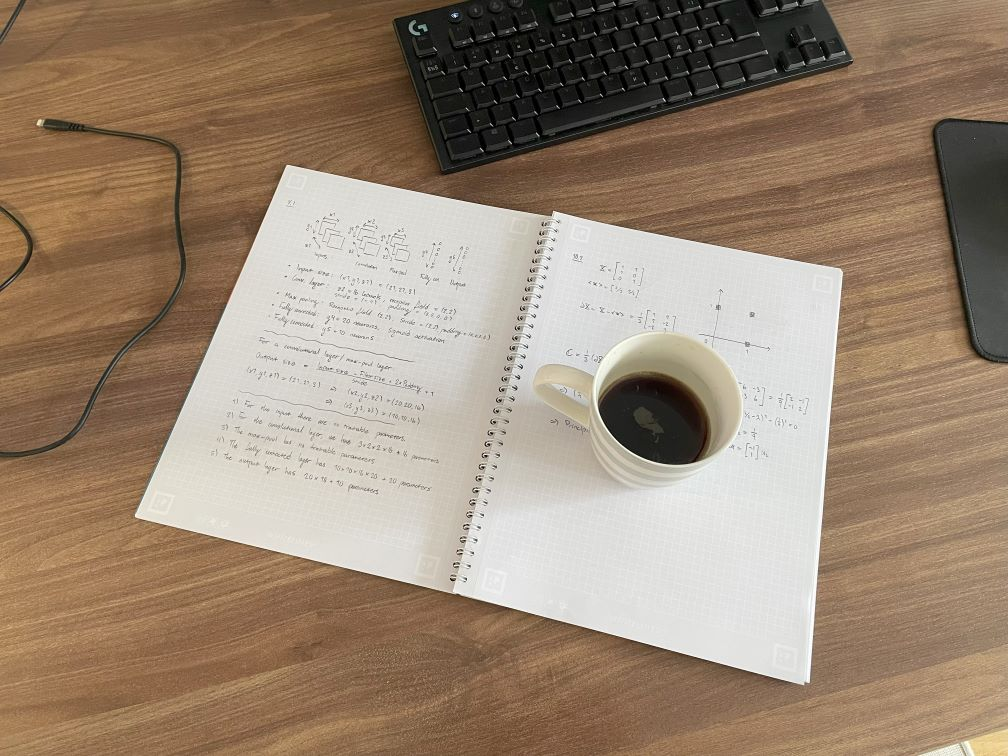
#> input picture tests/images/IMG_1846.jpg, 1008 x 756 px
$ jupyter execute findContours.ipynb
#> lines starting #> are read from the running program, lines starting #| are printed output that depends on the picture; after the words box and inside, x2 and y2 are one past the last pixel; in counts of white or black regions, pixels touching at a corner belong together
#> further down, img is the input picture: shape (756, 1008, 3); mean B, G, R 116, 135.2, 154.9
### camscan/utils.py
import math

import cv2
import numpy as np

from camscan import types


# [13 lines left out: function draw_contour, not called in this run]


def resize_with_aspect_ratio(
    image: types.Image,
    width: float | None = None,
    height: float | None = None,
    inter: int = cv2.INTER_AREA,
) -> types.Image:
    # No resizing needed
#> called with height = 256, inter = 3
    if width is None and height is None:
        return image

    h, w = image.shape[:2]
#> h = 756; w = 1008

    # Resize to the smallest of both width and height
    if width is not None and height is not None:
        rh = height / float(h)
        rw = width / float(w)
        if rh < rw:
            dim = (int(w * rh), int(height))
        else:
            dim = (int(width), int(h * rw))

    elif height is not None:
        r = height / float(h)
#> r = 0.339
        dim = (int(w * r), int(height))
#> dim = (341, 256)

    elif width is not None:
        r = width / float(w)
        dim = (int(width), int(h * r))

    return cv2.resize(image, dim, interpolation=inter)


# [140 lines left out: function images_in_grid, not called in this run]

### development/notebooks/findContours.ipynb
[cell 1]
import cv2
import matplotlib.pyplot as plt
import numpy as np

from camscan import utils


def show_cv_image(img):
    # Check if the image is a black-and-whie image (only 2 dimensions)
    # In this case, it is only a binary 0 for black and 1 for white
    if len(img.shape) == 2:
        pass
    # Check if the image has 3 color dimensions (BGR).
    # If it does, we need to convert from OpenCV BGR to RGB before showing.
    elif img.shape[2] == 3:
        img = cv2.cvtColor(img,  cv2.COLOR_BGR2RGB)
    # Check if the image has 4 color dimensions (BGRA).
    # If it does, we need to convert from OpenCV BGRA to RGBA before showing.
    elif img.shape[2] == 4:
        img = cv2.cvtColor(img,  cv2.COLOR_BGRA2RGBA)
    else:
        raise ValueError(f"Unknown image shape: {img.shape}")
    plt.imshow(img)
    plt.show()

[cell 2]
img_file = "../../tests/images/IMG_1846.jpg"
img = cv2.imread(img_file)
show_cv_image(img)

[cell 3]
img_scale = utils.resize_with_aspect_ratio(
    image=img,
    height=256,
)
original_scale = img.shape[0] / img_scale.shape[0]
#> original_scale = 2.95
show_cv_image(img_scale)

[cell 4]
img_scale_gray = cv2.cvtColor(
    src=img_scale,
    code=cv2.COLOR_BGR2GRAY,
)
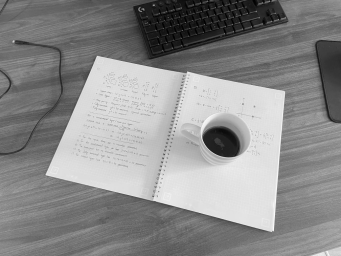
#> img_scale_gray: shape (256, 341); min 1, max 250, mean 138.9
show_cv_image(img_scale_gray)

[cell 5]
img_scale_gray_blur = cv2.GaussianBlur(
    src=img_scale_gray,
    ksize=(13, 13),
    sigmaX=0,
)
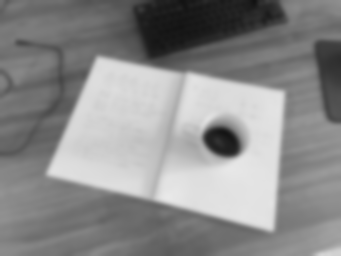
#> img_scale_gray_blur: shape (256, 341); min 18, max 233, mean 138.9
show_cv_image(img_scale_gray_blur)

[cell 6]
# do otsu threshold on gray image
thresh = cv2.threshold(
    img_scale_gray_blur,
    0,
    255,
    cv2.THRESH_BINARY+cv2.THRESH_OTSU
)[1]
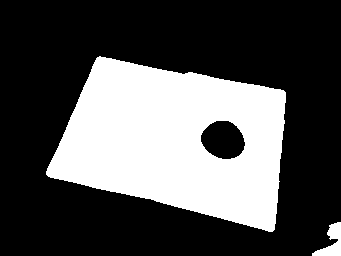
#> thresh: shape (256, 341); 31.9% white; 2 white regions, box (x1, y1, x2, y2) and area: (46, 56, 286, 232) 27381, (312, 222, 341, 256) 467

show_cv_image(thresh)

[cell 7]
# apply morphology
kernel = np.ones((7,7), np.uint8)
morph = cv2.morphologyEx(thresh, cv2.MORPH_CLOSE, kernel)
#> morph: shape (256, 341); 32% white; 2 white regions, box (x1, y1, x2, y2) and area: (46, 56, 286, 232) 27394, (312, 222, 341, 256) 506
morph = cv2.morphologyEx(morph, cv2.MORPH_OPEN, kernel)
#> morph: shape (256, 341); 31.9% white; 2 white regions

show_cv_image(morph)

[cell 8]
# get largest contour
contours = cv2.findContours(morph, cv2.RETR_EXTERNAL, cv2.CHAIN_APPROX_SIMPLE)
#> contours = 2 contours; box (x1, y1, x2, y2) and area: (47, 57, 286, 231) 28311, (314, 222, 341, 256) 436
print(len(contours))
#| 2
contours = contours[0] if len(contours) == 2 else contours[1]
area_thresh = 0

largest_contour_idx = 0

for i, c in enumerate(contours):
    area = cv2.contourArea(c)
    if area > area_thresh:
        area_thresh = area
        big_contour = c
        largest_contour_idx = i
#> this loop made 2 passes
#> (area, area_thresh, largest_contour_idx) on passes 1 to 2: (435.5, 435.5, 0), (28311, 28311, 1)
#> after the loop, area_thresh = 28311; big_contour = contour of 302 points, box (x1, y1, x2, y2) (47, 57, 286, 231), area 28311; largest_contour_idx = 1

page = img_scale.copy()

for i, contour in enumerate(contours):
    if i == largest_contour_idx:
        cv2.drawContours(page, [contour], 0, (0,255,0), 2)
    else:
        cv2.drawContours(page, [contour], 0, (255,0,0), 1)
#> this loop made 2 passes
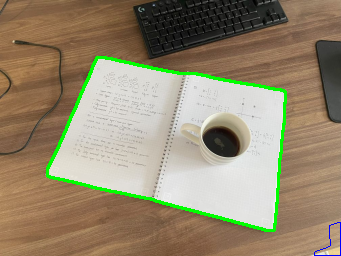
#> page: shape (256, 341, 3); mean B, G, R 112.1, 137.4, 149.9

show_cv_image(page)

[cell 9]
# get perimeter and approximate a polygon
peri = cv2.arcLength(big_contour, True)
#> peri = 733
corners = cv2.approxPolyDP(big_contour, 0.04 * peri, True)
#> corners = [[96, 58], [48, 176], [274, 229], [283, 90]]

# draw polygon on input image from detected corners
polygon = img_scale.copy()
cv2.polylines(polygon, [corners], True, (0,0,255), 1, cv2.LINE_AA)
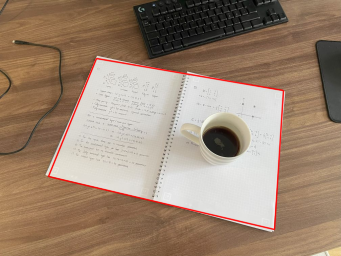
#> polygon: shape (256, 341, 3); mean B, G, R 114, 133.1, 155.5
# Alternate: cv2.drawContours(page,[corners],0,(0,0,255),1)

show_cv_image(polygon)

[cell 10]
big_contour
#> Out has the same summary as big_contour

$ run again, with tests/images/IMG_1842.jpg copied over tests/images/IMG_1846.jpg
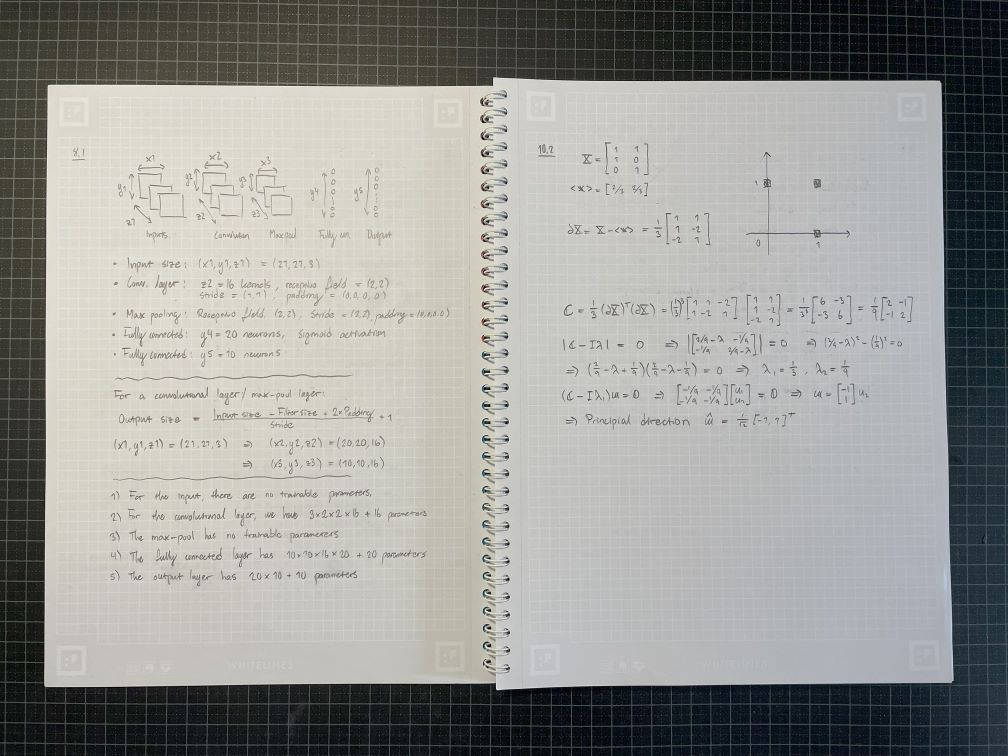
#> input picture tests/images/IMG_1842.jpg, 1008 x 756 px
#> img is the input picture: shape (756, 1008, 3); mean B, G, R 148.7, 152.1, 151.6
#> img: shape (256, 341, 3)
#> `thresh = cv2.threshold( img_scale_gray_blur, 0, 255, cv2.THRESH_BINARY..`:
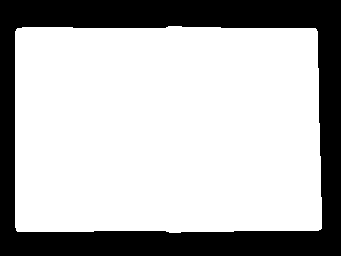
#> thresh: shape (256, 341); 71.2% white; 1 black region
#> contours = 1 contour; box (x1, y1, x2, y2) and area: (15, 26, 322, 233) 61648
#| 2
#> the loop `for i, c in enumerate(contours):` made 1 pass
#> (area, area_thresh, largest_contour_idx) on pass 1: (61647.5, 61647.5, 0)
#> after the loop `for i, c in enumerate(contours):`: area_thresh = 61647.5; big_contour = contour of 46 points, box (x1, y1, x2, y2) (15, 26, 322, 233), area 61648; largest_contour_idx = 0
#> the loop `for i, contour in enumerate(contours):` made 1 pass
#> peri = 1014.5
#> corners = [[316, 29], [17, 28], [16, 230], [320, 229]]
#> `cv2.polylines(polygon, [corners], True, (0,0,255), 1, cv2.LINE_AA)`:
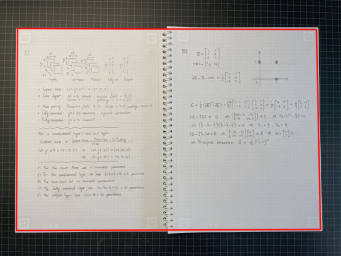
#> polygon: shape (256, 341, 3); mean B, G, R 145.8, 149.2, 152.7
#> Out has the same summary as big_contour

$ run again, with tests/images/IMG_1843.jpg copied over tests/images/IMG_1846.jpg
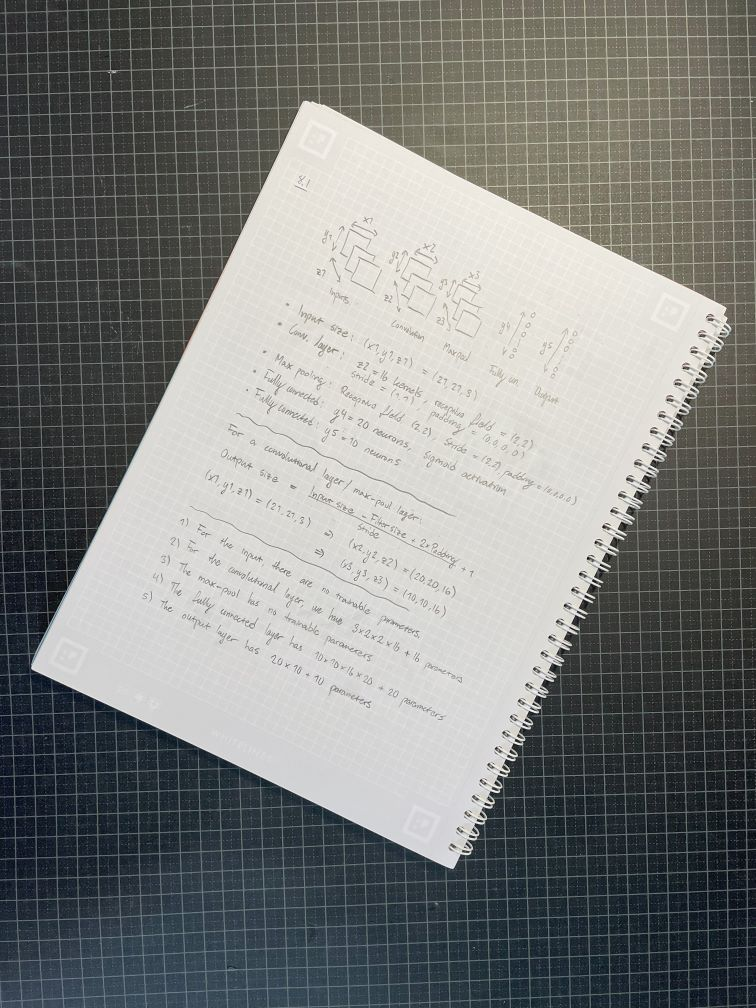
#> input picture tests/images/IMG_1843.jpg, 756 x 1008 px
#> img is the input picture: shape (1008, 756, 3); mean B, G, R 126.1, 128.2, 126.5
#> img: shape (256, 192, 3)
#> `thresh = cv2.threshold( img_scale_gray_blur, 0, 255, cv2.THRESH_BINARY..`:
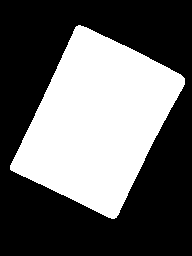
#> thresh: shape (256, 192); 39.3% white; 1 white region, box (x1, y1, x2, y2) and area: (10, 25, 185, 219) 19294
#> morph: shape (256, 192); 39.2% white; 1 white region
#> contours = 1 contour; box (x1, y1, x2, y2) and area: (11, 26, 185, 218) 19033
#| 2
#> the loop `for i, c in enumerate(contours):` made 1 pass
#> (area, area_thresh, largest_contour_idx) on pass 1: (19033, 19033, 0)
#> after the loop `for i, c in enumerate(contours):`: area_thresh = 19033; big_contour = contour of 444 points, box (x1, y1, x2, y2) (11, 26, 185, 218), area 19033; largest_contour_idx = 0
#> the loop `for i, contour in enumerate(contours):` made 1 pass
#> peri = 592.1
#> corners = [[76, 26], [11, 170], [116, 217], [184, 78]]
#> `cv2.polylines(polygon, [corners], True, (0,0,255), 1, cv2.LINE_AA)`:
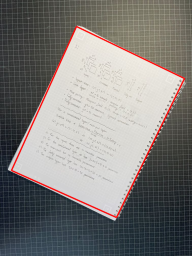
#> polygon: shape (256, 192, 3); mean B, G, R 123.2, 125.3, 127.3
#> Out has the same summary as big_contour
